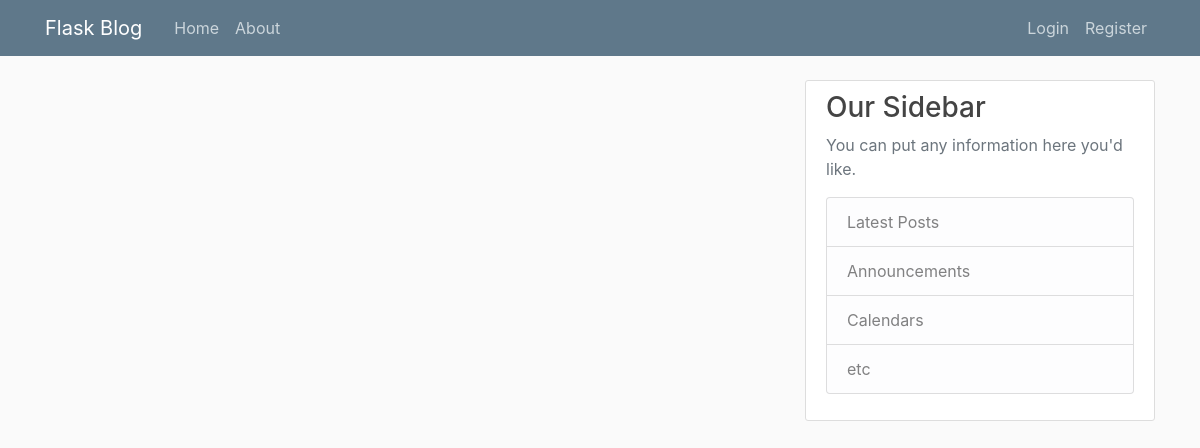
The app's page /home, older data.
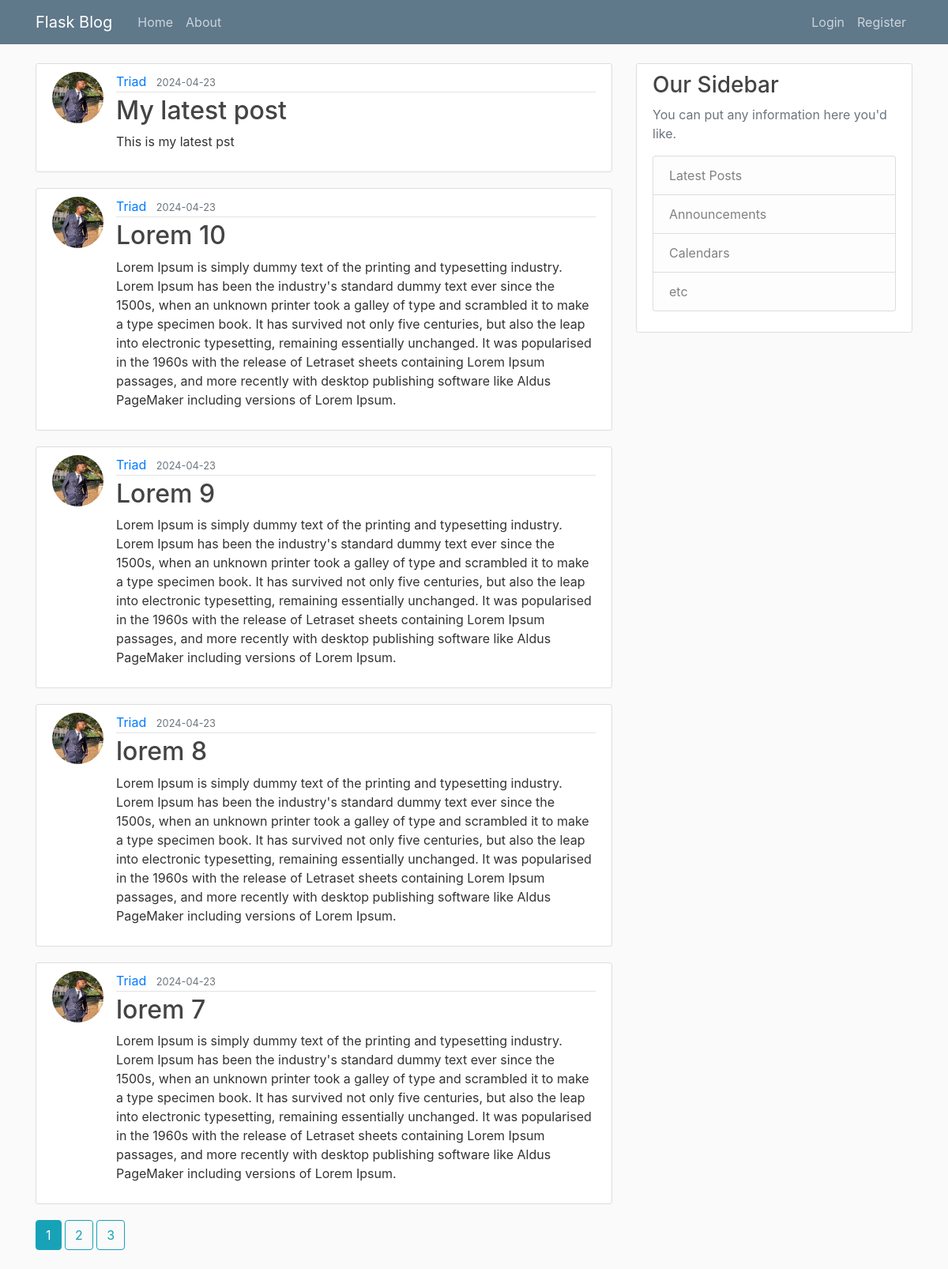
The same page, newer data.
### flaskblog/models.py (models this page shows, shortened)
class Post(db.Model):
    id = db.Column(db.Integer, primary_key=True)
    title = db.Column(db.String(100), nullable=False)
    date_posted = db.Column(db.DateTime, nullable=False, default=datetime.utcnow)
    content = db.Column(db.Text, nullable=False)
    user_id = db.Column(db.Integer, db.ForeignKey("user.id"), nullable=False)

class User(db.Model, UserMixin):
    id:Mapped[int] = mapped_column(primary_key=True)
    username:Mapped[str] = mapped_column(unique=True, nullable=False)
    email:Mapped[str] = mapped_column(unique=True, nullable=False)
    image_file:Mapped[str] = mapped_column(nullable=False, default='default.jpg')
    password:Mapped[str] = mapped_column(nullable=False)
    posts = db.relationship("Post", backref="author", lazy=True)

### flaskblog/main/routes.py (the view)
@main.route("/")
@main.route("/home")
def home():
    page = request.args.get('page', 1, type=int)
    posts = Post.query.order_by(Post.date_posted.desc()).paginate(per_page = 5, page = page)
    return render_template('home.html', posts=posts)

### flaskblog/templates/home.html
{% extends "layout.html" %} {% block content %} {% for post in posts.items %}
<article class="media content-section">
  <img
    class="rounded-circle article-img"
    src="{{url_for('static', filename='profile_pics/' + post.author.image_file)}}"
    alt="author display image"
  />
  <div class="media-body">
    <div class="article-metadata">
      <a
        class="mr-2"
        href="{{url_for('users.user_posts', username=post.author.username)}}"
        >{{ post.author.username }}</a
      >
      <small class="text-muted"
        >{{ post.date_posted.strftime("%Y-%m-%d") }}</small
      >
    </div>
    <h2>
      <a class="article-title" href="{{url_for('posts.post', post_id=post.id)}}"
        >{{ post.title }}</a
      >
    </h2>
    <p class="article-content">{{ post.content }}</p>
  </div>
</article>
{% endfor %} {% for page_num in posts.iter_pages(left_edge=1, right_edge=1,
left_current=1, right_current=2) %} {% if page_num %} {% if posts.page ==
page_num %}
<a class="btn btn-info mb-4" href="{{ url_for('main.home', page=page_num) }}"
  >{{ page_num }}</a
>
{% else %}
<a
  class="btn btn-outline-info mb-4"
  href="{{ url_for('main.home', page=page_num) }}"
  >{{ page_num }}</a
>
{% endif %} {% else %} ... {% endif %} {% endfor %}{% endblock content %}

### flaskblog/templates/layout.html (shortened to what this page needs)
<!DOCTYPE html>
<html>
<head>
    <link rel="stylesheet" href="https://maxcdn.bootstrapcdn.com/bootstrap/4.0.0/css/bootstrap.min.css">
    <link rel="stylesheet" type="text/css" href="{{ url_for('static', filename='main.css') }}">
</head>
<body>
    <header class="site-header">
      <nav class="navbar navbar-expand-md navbar-dark bg-steel fixed-top">
        <div class="container">
          <a class="navbar-brand mr-4" href="/">Flask Blog</a>
          <div class="collapse navbar-collapse" id="navbarToggle">
            <div class="navbar-nav mr-auto">
              <a class="nav-item nav-link" href="{{url_for('main.home')}}">Home</a>
              <a class="nav-item nav-link" href="{{url_for('main.about')}}">About</a>
            </div>
            <div class="navbar-nav">
              {% if current_user.is_authenticated %}
                <a class="nav-item nav-link" href="{{url_for('posts.new_post')}}">New Post</a>
                <a class="nav-item nav-link" href="{{url_for('users.account')}}">Account</a>
                <a class="nav-item nav-link" href="{{url_for('users.logout')}}">Logout</a>
              {% else %}
                <a class="nav-item nav-link" href="{{url_for('users.login')}}">Login</a>
                <a class="nav-item nav-link" href="{{url_for('users.register')}}">Register</a>
              {% endif %}
            </div>
          </div>
        </div>
      </nav>
    </header>
    <main role="main" class="container">
      <div class="row">
        <div class="col-md-8">
          {% block content %}{% endblock %}
        </div>
        <div class="col-md-4">
          <div class="content-section">
            <h3>Our Sidebar</h3>
            <p class='text-muted'>You can put any information here you'd like.
              <ul class="list-group">
                <li class="list-group-item list-group-item-light">Latest Posts</li>
                <li class="list-group-item list-group-item-light">Announcements</li>
                <li class="list-group-item list-group-item-light">Calendars</li>
                <li class="list-group-item list-group-item-light">etc</li>
              </ul>
            </p>
          </div>
        </div>
      </div>
    </main>
</body>
</html>

### flaskblog/static/main.css (style rules this page uses)
body { background: #fafafa; color: #333333; margin-top: 5rem; }
h1, h2, h3, h4, h5, h6 { color: #444444; }
.bg-steel { background-color: #5f788a; }
.site-header .navbar-nav .nav-link { color: #cbd5db; }
.content-section { background: #ffffff; padding: 10px 20px; border: 1px solid #dddddd; border-radius: 3px; margin-bottom: 20px; }
.article-title { color: #444444; }
.article-content { white-space: pre-line; }
.article-img { height: 65px; width: 65px; margin-right: 16px; }
.article-metadata { padding-bottom: 1px; margin-bottom: 4px; border-bottom: 1px solid #e3e3e3; }

Row changes from the older to the newer data that the page shows:
added Post: image_file (picture), author.username "Triad", date_posted "2024-04-23", title "My latest post", content "This is my latest pst"
added Post: image_file (picture), author.username "Triad", date_posted "2024-04-23", title "Lorem 10", content "Lorem Ipsum is simply dummy text of the printing and typesetting industry. Lorem Ipsum has been the industry's standard dummy text ever since the 1500s, when an unknown printer took a galley of type and scrambled it to make a type specimen book. It has survived not only five centuries, but also the leap into electronic typesetting, remaining essentially unchanged. It was popularised in the 1960s with the release of Letraset sheets containing Lorem Ipsum passages, and more recently with desktop publishing software like Aldus PageMaker including versions of Lorem Ipsum."
added Post: image_file (picture), author.username "Triad", date_posted "2024-04-23", title "Lorem 9", content "Lorem Ipsum is simply dummy text of the printing and typesetting industry. Lorem Ipsum has been the industry's standard dummy text ever since the 1500s, when an unknown printer took a galley of type and scrambled it to make a type specimen book. It has survived not only five centuries, but also the leap into electronic typesetting, remaining essentially unchanged. It was popularised in the 1960s with the release of Letraset sheets containing Lorem Ipsum passages, and more recently with desktop publishing software like Aldus PageMaker including versions of Lorem Ipsum."
added Post: image_file (picture), author.username "Triad", date_posted "2024-04-23", title "lorem 8", content "Lorem Ipsum is simply dummy text of the printing and typesetting industry. Lorem Ipsum has been the industry's standard dummy text ever since the 1500s, when an unknown printer took a galley of type and scrambled it to make a type specimen book. It has survived not only five centuries, but also the leap into electronic typesetting, remaining essentially unchanged. It was popularised in the 1960s with the release of Letraset sheets containing Lorem Ipsum passages, and more recently with desktop publishing software like Aldus PageMaker including versions of Lorem Ipsum."
added Post: image_file (picture), author.username "Triad", date_posted "2024-04-23", title "lorem 7", content "Lorem Ipsum is simply dummy text of the printing and typesetting industry. Lorem Ipsum has been the industry's standard dummy text ever since the 1500s, when an unknown printer took a galley of type and scrambled it to make a type specimen book. It has survived not only five centuries, but also the leap into electronic typesetting, remaining essentially unchanged. It was popularised in the 1960s with the release of Letraset sheets containing Lorem Ipsum passages, and more recently with desktop publishing software like Aldus PageMaker including versions of Lorem Ipsum."
Text that changed along with them:
new list line: "1"
new list line: "2"
new list line: "3"
